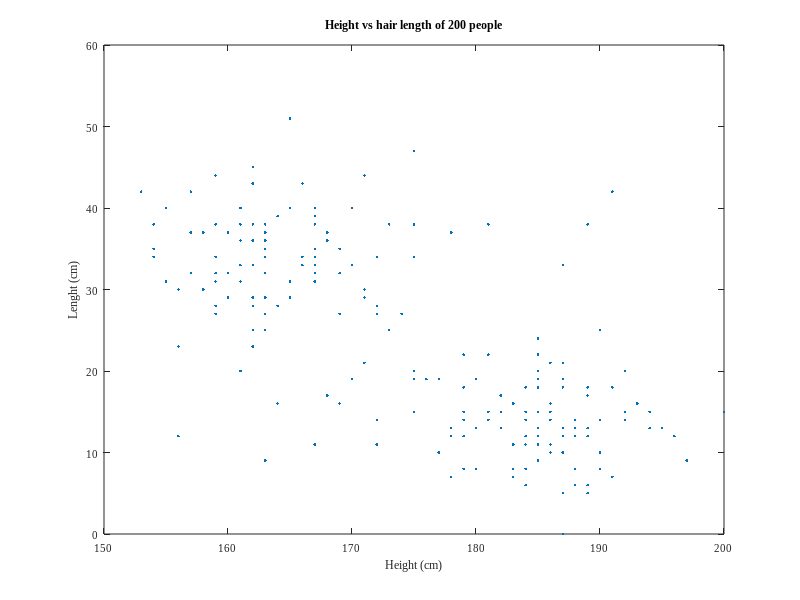
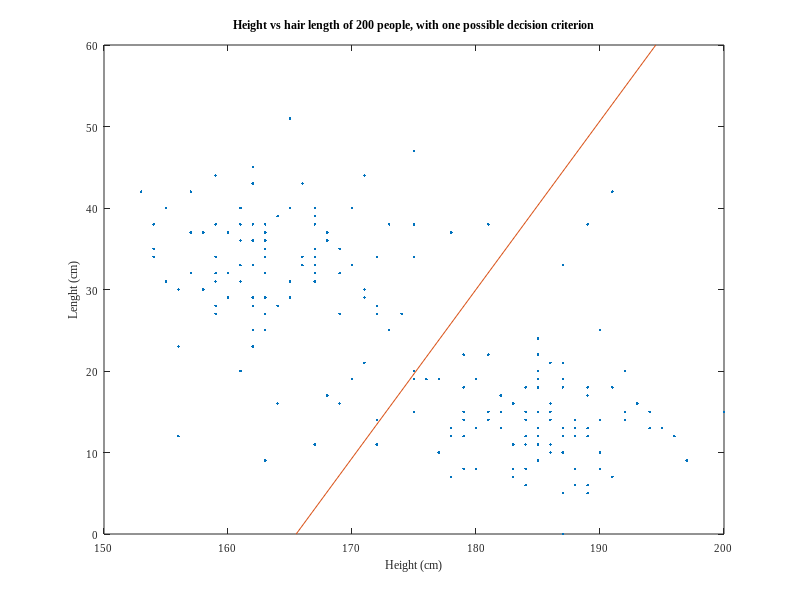

Write MATLAB code to recreate these figures, in order.
load('./lab_week2_data/lab1_2.mat');
x = measurements(:,1);
y = measurements(:,2);

figure(1);
plot(x,y,'.');
title('Height vs hair length of 200 people', 'FontName', 'Times New Roman');
xlabel('Height (cm)', 'FontName', 'Times New Roman');
ylabel('Lenght (cm)', 'FontName', 'Times New Roman');
set(gca,'fontsize',8,'FontName', 'Times New Roman');

% Code for the second question
figure(2);
plot(x,y,'.');
title('Height vs hair length of 200 people, with one possible decision criterion', 'FontName', 'Times New Roman');
xlabel('Height (cm)', 'FontName', 'Times New Roman');
ylabel('Lenght (cm)', 'FontName', 'Times New Roman');
set(gca,'fontsize',8,'FontName', 'Times New Roman');
hold on;
plot([165.5 194.5], [0 60]);

p1 = [165.5 0];
p2 = [194.5 60];

% a and b just keep the count of points on the two sides of the line
a = 0;
b = 0;
for i=1:200
    d = (measurements(i,1)-p1(1))*(p2(2)-p1(2)) - (measurements(i,2)-p1(2))*(p2(1)-p1(1));
    if d > 0
        a = a+1;
    else
        b = b+1;
    end
end

fprintf('Side 1: %d\nSide2: %d', a, b);